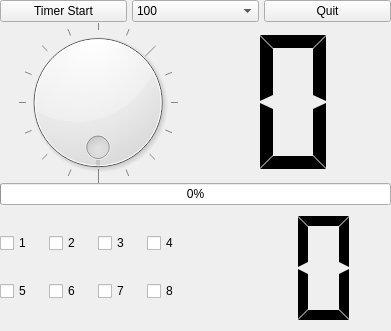
<?xml version="1.0" encoding="UTF-8"?>
<ui version="4.0">
 <class>LedkeyWidget</class>
 <widget class="QWidget" name="LedkeyWidget">
  <property name="geometry">
   <rect>
    <x>0</x>
    <y>0</y>
    <width>391</width>
    <height>331</height>
   </rect>
  </property>
  <property name="windowTitle">
   <string>LedkeyWidget</string>
  </property>
  <widget class="QWidget" name="verticalLayoutWidget_2">
   <property name="geometry">
    <rect>
     <x>0</x>
     <y>0</y>
     <width>391</width>
     <height>331</height>
    </rect>
   </property>
   <layout class="QVBoxLayout" name="verticalLayout_2" stretch="2,9,2,7">
    <property name="spacing">
     <number>0</number>
    </property>
    <property name="sizeConstraint">
     <enum>QLayout::SetDefaultConstraint</enum>
    </property>
    <item>
     <layout class="QHBoxLayout" name="horizontalLayout" stretch="1,1,1">
      <property name="spacing">
       <number>5</number>
      </property>
      <property name="sizeConstraint">
       <enum>QLayout::SetDefaultConstraint</enum>
      </property>
      <item>
       <widget class="QPushButton" name="pPBtimerStart">
        <property name="text">
         <string>Timer Start</string>
        </property>
        <property name="checkable">
         <bool>true</bool>
        </property>
       </widget>
      </item>
      <item>
       <widget class="QComboBox" name="pCBtimerValue">
        <property name="acceptDrops">
         <bool>false</bool>
        </property>
        <property name="autoFillBackground">
         <bool>false</bool>
        </property>
        <property name="editable">
         <bool>false</bool>
        </property>
        <item>
         <property name="text">
          <string>100</string>
         </property>
        </item>
        <item>
         <property name="text">
          <string>500</string>
         </property>
        </item>
        <item>
         <property name="text">
          <string>1000</string>
         </property>
        </item>
        <item>
         <property name="text">
          <string>2000</string>
         </property>
        </item>
       </widget>
      </item>
      <item>
       <widget class="QPushButton" name="pPBappQuit">
        <property name="text">
         <string>Quit</string>
        </property>
       </widget>
      </item>
     </layout>
    </item>
    <item>
     <layout class="QHBoxLayout" name="horizontalLayout_2">
      <property name="spacing">
       <number>0</number>
      </property>
      <item>
       <widget class="QDial" name="pDialLed">
        <property name="maximum">
         <number>16</number>
        </property>
        <property name="wrapping">
         <bool>true</bool>
        </property>
        <property name="notchTarget">
         <double>3.700000000000000</double>
        </property>
        <property name="notchesVisible">
         <bool>true</bool>
        </property>
       </widget>
      </item>
      <item>
       <widget class="QLCDNumber" name="pLcdNumberLed">
        <property name="frameShape">
         <enum>QFrame::NoFrame</enum>
        </property>
        <property name="digitCount">
         <number>1</number>
        </property>
        <property name="mode">
         <enum>QLCDNumber::Hex</enum>
        </property>
        <property name="segmentStyle">
         <enum>QLCDNumber::Flat</enum>
        </property>
       </widget>
      </item>
     </layout>
    </item>
    <item>
     <layout class="QHBoxLayout" name="horizontalLayout_3">
      <property name="spacing">
       <number>0</number>
      </property>
      <item>
       <widget class="QProgressBar" name="pProgressBarLed">
        <property name="maximum">
         <number>15</number>
        </property>
        <property name="value">
         <number>0</number>
        </property>
        <property name="textVisible">
         <bool>true</bool>
        </property>
       </widget>
      </item>
     </layout>
    </item>
    <item>
     <layout class="QHBoxLayout" name="horizontalLayout_4">
      <property name="spacing">
       <number>0</number>
      </property>
      <item>
       <layout class="QVBoxLayout" name="verticalLayout">
        <property name="spacing">
         <number>0</number>
        </property>
        <item>
         <layout class="QHBoxLayout" name="horizontalLayout_5">
          <property name="spacing">
           <number>0</number>
          </property>
          <item>
           <widget class="QCheckBox" name="pCBkey1">
            <property name="text">
             <string>1</string>
            </property>
           </widget>
          </item>
          <item>
           <widget class="QCheckBox" name="pCBkey2">
            <property name="text">
             <string>2</string>
            </property>
           </widget>
          </item>
          <item>
           <widget class="QCheckBox" name="pCBkey3">
            <property name="text">
             <string>3</string>
            </property>
           </widget>
          </item>
          <item>
           <widget class="QCheckBox" name="pCBkey4">
            <property name="text">
             <string>4</string>
            </property>
           </widget>
          </item>
         </layout>
        </item>
        <item>
         <layout class="QHBoxLayout" name="horizontalLayout_6">
          <property name="spacing">
           <number>0</number>
          </property>
          <item>
           <widget class="QCheckBox" name="pCBkey5">
            <property name="text">
             <string>5</string>
            </property>
           </widget>
          </item>
          <item>
           <widget class="QCheckBox" name="pCBkey6">
            <property name="text">
             <string>6</string>
            </property>
           </widget>
          </item>
          <item>
           <widget class="QCheckBox" name="pCBkey7">
            <property name="text">
             <string>7</string>
            </property>
           </widget>
          </item>
          <item>
           <widget class="QCheckBox" name="pCBkey8">
            <property name="text">
             <string>8</string>
            </property>
           </widget>
          </item>
         </layout>
        </item>
       </layout>
      </item>
      <item>
       <widget class="QLCDNumber" name="pLcdNumberKey">
        <property name="frameShape">
         <enum>QFrame::NoFrame</enum>
        </property>
        <property name="digitCount">
         <number>2</number>
        </property>
        <property name="mode">
         <enum>QLCDNumber::Hex</enum>
        </property>
        <property name="segmentStyle">
         <enum>QLCDNumber::Flat</enum>
        </property>
       </widget>
      </item>
     </layout>
    </item>
   </layout>
  </widget>
 </widget>
 <resources/>
 <connections>
  <connection>
   <sender>pDialLed</sender>
   <signal>valueChanged(int)</signal>
   <receiver>pLcdNumberLed</receiver>
   <slot>display(int)</slot>
   <hints>
    <hint type="sourcelabel">
     <x>158</x>
     <y>146</y>
    </hint>
    <hint type="destinationlabel">
     <x>344</x>
     <y>163</y>
    </hint>
   </hints>
  </connection>
 </connections>
</ui>
